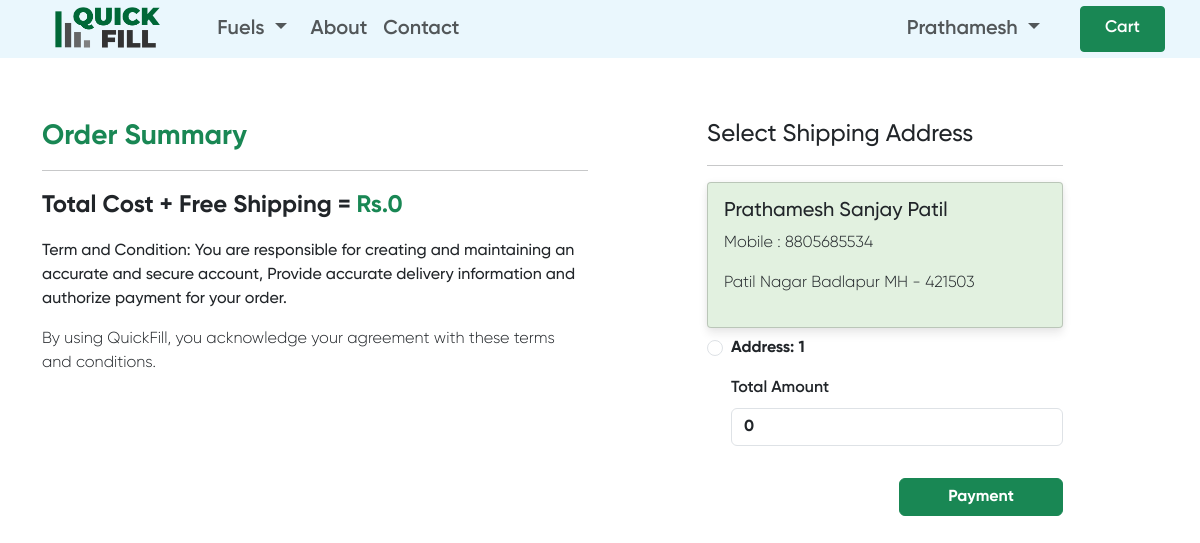
Screenshot of /checkout/ (signed in) with the database file from the repository.
### app/models.py (models this page shows, shortened)
class Customer(models.Model):
    user = models.ForeignKey(User,on_delete=models.CASCADE)
    name = models.CharField(max_length=200)
    locality = models.CharField(max_length=200)
    city = models.CharField(max_length=50)
    mobile = models.IntegerField(default=0)
    zipcode = models.IntegerField()
    state = models.CharField(choices=STATE_CHOICES,max_length=100)

### app/views.py (the view, shortened to what this page needs)
# urls.py: path('checkout/', views.checkout.as_view(), name='checkout'),
@method_decorator(login_required,name='dispatch')
class checkout(View):
    def get(self,request):
        totalitem = 0
        if request.user.is_authenticated:
            totalitem = len(Cart.objects.filter(user=request.user))
        user = request.user
        add = Customer.objects.filter(user=user)
        cart_items=Cart.objects.filter(user=user)
        famount = 0
        for p in cart_items:
            value = p.quantity * p.product.price
            famount = famount + value
        totalamount = famount + 0
        razoramount = int(totalamount * 100)
        client = razorpay.Client(auth=(settings.RAZOR_KEY_ID, settings.RAZOR_KEY_SECRET))
        data = { "amount": razoramount, "currency": "INR", "receipt": "order_rcptid_12" }
        payment_response = client.order.create(data=data)
        print(payment_response)
        order_id = payment_response['id']
        order_status = payment_response['status']
        return render(request, 'app/checkout.html', locals())

### app/templates/app/checkout.html (shortened to what this page needs)
{% extends 'app/base.html' %}
{% load static %}
{% block body %}
<br><br><br>
<div class="container my-4">
    <div class="row mt-5">
        <div class="col-sm-6">
            <h3 class="fw-bold text-success">Order Summary</h3>
            <hr>
            <p class="fw-bold font">Total Cost + Free Shipping = <span class="text-success">Rs.{{totalamount}}</span></p>
            <p class="weight">Term and Condition: You are responsible for creating and maintaining an accurate and secure account, Provide accurate delivery information and authorize payment for your order.</p>
            <p>By using QuickFill, you acknowledge your agreement with these terms and conditions.</p>
        </div>
        <div class="col-sm-4 offset-sm-1">
            <h4>Select Shipping Address</h4>
            <hr>
            <form method="post" id="myform">
                {% for ad in add %}
                    <div class="card">
                        <div class="card-body">
                        <h5>{{ad.name}}</h5>
                        <p>Mobile : {{ad.mobile}}</p>
                        <p>{{ad.locality}} {{ad.city}} {{ad.state}} - {{ad.zipcode}}</p>
                        </div>
                    </div>
                     <div class="form-check mt-2 mb-3">
                        <input class="form-check-input" type="radio" name="custid" id="custadd{{forloop.counter}}" value="{{ad.id}}">
                        <label class="form-check-label fw-bold" for="custadd{{forloop.counter}}">Address: {{forloop.counter}} </label>
                    </div>
                {% endfor %}
                    <div class="form-check mb-3">
                        <label for="totamount" class="form-label fw-semibold">Total Amount</label>
                        <input type="number" class="form-control fw-bold" name="totamount" value={{totalamount}} readonly>
                    </div>
                    <div class="text-end">
                        <button id="rzp-button1" type="submit" class="btn btn-success mt-3 px-5 fw-bold">Payment</button>
                    </div>
            </form>
        </div>
    </div>
</div>
{% endblock body %}

### app/templates/app/base.html (shortened to what this page needs)
{% load bootstrap_icons %}
{% load static %}
<!DOCTYPE html>
<html lang="en">
<head>
    <link href="https://cdn.jsdelivr.net/npm/bootstrap@5.3.0-alpha3/dist/css/bootstrap.min.css" rel="stylesheet">
    <link rel="stylesheet" href="{% static 'app/css/all.min.css' %}">
    <link rel="stylesheet" href="{% static 'app/css/owl.carousel.min.css' %}">
    <link rel="stylesheet" href="{% static 'app/css/style.css' %}">
  </head>
  <body>
  <nav class="navbar navbar-expand-lg text-white w-100 my-0" style="position: fixed; padding: 6px 15px; font-family: Gilroy; background: hsla(200, 87%, 94%, 0.7); backdrop-filter: blur(30px); z-index: 10000;">
    <div class="container-fluid">
      <a class="navbar-brand" href="/"><img src="{% static "app/img/banner/quicklogo.png" %}" width="" height="50" style="margin: -14.8px; margin-top: -1rem; padding-right: 2rem;" alt="logo"></a>
      <div class="collapse navbar-collapse" id="navbarSupportedContent">
        <ul class="navbar-nav me-auto mb-2 mx-2 mb-lg-0" style="font-weight: 600; font-size: 20px;">
          <li class="nav-item dropdown">
            <a class="btn btn-success nav-link dropdown-toggle mx-2 px-2" href="#" role="button" data-bs-toggle="dropdown" aria-expanded="false">
              Fuels
            </a>
          </li>
          <li class="nav-item">
            <a class="nav-link" href="/about">About</a>
          </li>
          <li class="nav-item">
            <a class="nav-link" href="/contact">Contact</a>
          </li>
        </ul>
        {% if user.is_authenticated %}
        <ul class="navbar-nav mb-2 mb-lg-0" style="font-weight: 600; font-size: 20px;">
          <li class="nav-item dropdown mx-2">
            <a class="btn btn-success mx-3 nav-link dropdown-toggle" href="#" id="profileDropdown" role="button" data-bs-toggle= "dropdown" aria-expanded="false" >{{request.user}} </a>
          </li>
          <li class="btn btn-sm btn-success nav-item mx-2 px-3 my-0 py-0 fw-semibold">
            <a href="{% url 'showcart' %}" class="nav-link"><span class=" text-white" style="font-size: 1.2em;">Cart</span></a>
          </li>
        </ul>
        {% endif %}
      </div>
    </div>
  </nav>
{% block body %}{% endblock body %}
</body>
</html>

### app/templates/app/checkout.html (style rules this page uses)
* { font-family: Gilroy; }
.weight { font-weight: 500; }
.card { background: rgba(16, 139, 0, 0.12); border-radius: 4px; box-shadow: 0 6px 10px rgba(0,0,0,.08), 0 0 6px rgba(0,0,0,.05); transition: 1s transform cubic-bezier(.155,1.105,.295,1.12),1s box-shadow,1s -webkit-transform cubic-bezier(.155,1.105,.295,1.12); cursor: pointer; }
.font { font-size: 1.5em; }

### rows the page displays
Customer: name "Prathamesh Sanjay Patil", mobile "8805685534", locality "Patil Nagar", city "Badlapur", state "MH", zipcode "421503"

### other values shown
{{ request.user }} "Prathamesh"
{{ totalamount }} "0"
